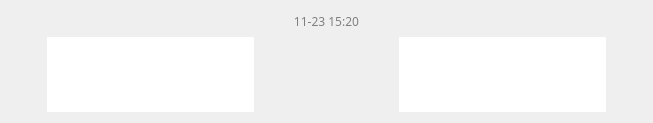
<?xml version="1.0" encoding="UTF-8"?>
<ui version="4.0">
 <class>STChatRecordItemClass</class>
 <widget class="QWidget" name="STChatRecordItemClass">
  <property name="geometry">
   <rect>
    <x>0</x>
    <y>0</y>
    <width>653</width>
    <height>123</height>
   </rect>
  </property>
  <property name="windowTitle">
   <string>STChatRecordItem</string>
  </property>
  <layout class="QVBoxLayout" name="verticalLayout">
   <item>
    <widget class="QLabel" name="lblTime">
     <property name="minimumSize">
      <size>
       <width>0</width>
       <height>20</height>
      </size>
     </property>
     <property name="maximumSize">
      <size>
       <width>16777215</width>
       <height>20</height>
      </size>
     </property>
     <property name="font">
      <font>
       <family>微软雅黑</family>
      </font>
     </property>
     <property name="styleSheet">
      <string notr="true">color: gray;</string>
     </property>
     <property name="text">
      <string>11-23 15:20</string>
     </property>
     <property name="alignment">
      <set>Qt::AlignCenter</set>
     </property>
    </widget>
   </item>
   <item>
    <widget class="QWidget" name="widget" native="true">
     <layout class="QHBoxLayout" name="horizontalLayout">
      <property name="spacing">
       <number>0</number>
      </property>
      <property name="leftMargin">
       <number>0</number>
      </property>
      <property name="topMargin">
       <number>0</number>
      </property>
      <property name="rightMargin">
       <number>0</number>
      </property>
      <property name="bottomMargin">
       <number>0</number>
      </property>
      <item>
       <widget class="QWidget" name="widget_3" native="true">
        <layout class="QHBoxLayout" name="horizontalLayout_2">
         <property name="spacing">
          <number>6</number>
         </property>
         <property name="leftMargin">
          <number>0</number>
         </property>
         <property name="topMargin">
          <number>0</number>
         </property>
         <property name="rightMargin">
          <number>0</number>
         </property>
         <property name="bottomMargin">
          <number>0</number>
         </property>
         <item>
          <widget class="QWidget" name="widget_2" native="true">
           <layout class="QVBoxLayout" name="verticalLayout_2">
            <property name="spacing">
             <number>0</number>
            </property>
            <property name="leftMargin">
             <number>0</number>
            </property>
            <property name="topMargin">
             <number>0</number>
            </property>
            <property name="rightMargin">
             <number>0</number>
            </property>
            <property name="bottomMargin">
             <number>0</number>
            </property>
            <item>
             <widget class="MaskLabel" name="lblChatRecordPicOther">
              <property name="minimumSize">
               <size>
                <width>30</width>
                <height>30</height>
               </size>
              </property>
              <property name="maximumSize">
               <size>
                <width>30</width>
                <height>30</height>
               </size>
              </property>
              <property name="styleSheet">
               <string notr="true"/>
              </property>
              <property name="text">
               <string/>
              </property>
             </widget>
            </item>
            <item>
             <spacer name="verticalSpacer">
              <property name="orientation">
               <enum>Qt::Vertical</enum>
              </property>
              <property name="sizeHint" stdset="0">
               <size>
                <width>20</width>
                <height>52</height>
               </size>
              </property>
             </spacer>
            </item>
           </layout>
          </widget>
         </item>
         <item>
          <widget class="QTextEdit" name="teMessageOther">
           <property name="maximumSize">
            <size>
             <width>207</width>
             <height>16777215</height>
            </size>
           </property>
           <property name="font">
            <font>
             <family>微软雅黑</family>
             <pointsize>12</pointsize>
             <weight>50</weight>
             <italic>false</italic>
             <bold>false</bold>
            </font>
           </property>
           <property name="styleSheet">
            <string notr="true">QTextEdit {
	border-radius: 3px;
    border-image: url(:/STSample/Resources/images/bubble_left.png);  /* The border image                    */
    border-top-width: 2px;
    border-right-width: 5px;
    border-bottom-width:2px;
    border-left-width: 5px;
	color: rgb(67, 69, 85);
}</string>
           </property>
           <property name="verticalScrollBarPolicy">
            <enum>Qt::ScrollBarAlwaysOff</enum>
           </property>
           <property name="horizontalScrollBarPolicy">
            <enum>Qt::ScrollBarAlwaysOff</enum>
           </property>
           <property name="readOnly">
            <bool>true</bool>
           </property>
           <property name="html">
            <string>&lt;!DOCTYPE HTML PUBLIC &quot;-//W3C//DTD HTML 4.0//EN&quot; &quot;http://www.w3.org/TR/REC-html40/strict.dtd&quot;&gt;
&lt;html&gt;&lt;head&gt;&lt;meta name=&quot;qrichtext&quot; content=&quot;1&quot; /&gt;&lt;style type=&quot;text/css&quot;&gt;
p, li { white-space: pre-wrap; }
&lt;/style&gt;&lt;/head&gt;&lt;body style=&quot; font-family:'微软雅黑'; font-size:12pt; font-weight:400; font-style:normal;&quot;&gt;
&lt;p style=&quot;-qt-paragraph-type:empty; margin-top:0px; margin-bottom:0px; margin-left:0px; margin-right:0px; -qt-block-indent:0; text-indent:0px;&quot;&gt;&lt;br /&gt;&lt;/p&gt;&lt;/body&gt;&lt;/html&gt;</string>
           </property>
           <property name="acceptRichText">
            <bool>false</bool>
           </property>
          </widget>
         </item>
         <item>
          <spacer name="horizontalSpacer_3">
           <property name="orientation">
            <enum>Qt::Horizontal</enum>
           </property>
           <property name="sizeHint" stdset="0">
            <size>
             <width>40</width>
             <height>20</height>
            </size>
           </property>
          </spacer>
         </item>
        </layout>
       </widget>
      </item>
      <item>
       <spacer name="horizontalSpacer">
        <property name="orientation">
         <enum>Qt::Horizontal</enum>
        </property>
        <property name="sizeHint" stdset="0">
         <size>
          <width>40</width>
          <height>20</height>
         </size>
        </property>
       </spacer>
      </item>
      <item>
       <widget class="QWidget" name="widget_4" native="true">
        <layout class="QHBoxLayout" name="horizontalLayout_3">
         <property name="leftMargin">
          <number>0</number>
         </property>
         <property name="topMargin">
          <number>0</number>
         </property>
         <property name="rightMargin">
          <number>0</number>
         </property>
         <property name="bottomMargin">
          <number>0</number>
         </property>
         <item>
          <spacer name="horizontalSpacer_2">
           <property name="orientation">
            <enum>Qt::Horizontal</enum>
           </property>
           <property name="sizeHint" stdset="0">
            <size>
             <width>40</width>
             <height>20</height>
            </size>
           </property>
          </spacer>
         </item>
         <item>
          <widget class="QTextEdit" name="teMessageSelf">
           <property name="maximumSize">
            <size>
             <width>207</width>
             <height>16777215</height>
            </size>
           </property>
           <property name="font">
            <font>
             <family>微软雅黑</family>
             <pointsize>12</pointsize>
             <weight>50</weight>
             <italic>false</italic>
             <bold>false</bold>
            </font>
           </property>
           <property name="styleSheet">
            <string notr="true">QTextEdit {
	border-radius: 3px;
    border-image: url(:/STSample/Resources/images/bubble_right.png);  /* The border image                    */
    border-top-width: 2px;
    border-right-width: 2px;
    border-bottom-width:2px;
    border-left-width: 2px;
	color: rgb(255, 255, 255);
}</string>
           </property>
           <property name="lineWidth">
            <number>1</number>
           </property>
           <property name="verticalScrollBarPolicy">
            <enum>Qt::ScrollBarAlwaysOff</enum>
           </property>
           <property name="horizontalScrollBarPolicy">
            <enum>Qt::ScrollBarAlwaysOff</enum>
           </property>
           <property name="sizeAdjustPolicy">
            <enum>QAbstractScrollArea::AdjustIgnored</enum>
           </property>
           <property name="readOnly">
            <bool>true</bool>
           </property>
           <property name="html">
            <string>&lt;!DOCTYPE HTML PUBLIC &quot;-//W3C//DTD HTML 4.0//EN&quot; &quot;http://www.w3.org/TR/REC-html40/strict.dtd&quot;&gt;
&lt;html&gt;&lt;head&gt;&lt;meta name=&quot;qrichtext&quot; content=&quot;1&quot; /&gt;&lt;style type=&quot;text/css&quot;&gt;
p, li { white-space: pre-wrap; }
&lt;/style&gt;&lt;/head&gt;&lt;body style=&quot; font-family:'微软雅黑'; font-size:12pt; font-weight:400; font-style:normal;&quot;&gt;
&lt;p style=&quot;-qt-paragraph-type:empty; margin-top:0px; margin-bottom:0px; margin-left:0px; margin-right:0px; -qt-block-indent:0; text-indent:0px;&quot;&gt;&lt;br /&gt;&lt;/p&gt;&lt;/body&gt;&lt;/html&gt;</string>
           </property>
           <property name="acceptRichText">
            <bool>false</bool>
           </property>
          </widget>
         </item>
         <item>
          <widget class="QWidget" name="widget_5" native="true">
           <layout class="QVBoxLayout" name="verticalLayout_3">
            <property name="spacing">
             <number>0</number>
            </property>
            <property name="leftMargin">
             <number>0</number>
            </property>
            <property name="topMargin">
             <number>0</number>
            </property>
            <property name="rightMargin">
             <number>0</number>
            </property>
            <property name="bottomMargin">
             <number>0</number>
            </property>
            <item>
             <widget class="MaskLabel" name="lblChatRecordPicSelf">
              <property name="minimumSize">
               <size>
                <width>30</width>
                <height>30</height>
               </size>
              </property>
              <property name="maximumSize">
               <size>
                <width>30</width>
                <height>30</height>
               </size>
              </property>
              <property name="styleSheet">
               <string notr="true"/>
              </property>
              <property name="text">
               <string/>
              </property>
             </widget>
            </item>
            <item>
             <spacer name="verticalSpacer_2">
              <property name="orientation">
               <enum>Qt::Vertical</enum>
              </property>
              <property name="sizeHint" stdset="0">
               <size>
                <width>20</width>
                <height>40</height>
               </size>
              </property>
             </spacer>
            </item>
           </layout>
          </widget>
         </item>
        </layout>
       </widget>
      </item>
     </layout>
    </widget>
   </item>
  </layout>
 </widget>
 <customwidgets>
  <customwidget>
   <class>MaskLabel</class>
   <extends>QLabel</extends>
   <header location="global">masklabel.h</header>
  </customwidget>
 </customwidgets>
 <resources>
  <include location="stsample.qrc"/>
 </resources>
 <connections/>
</ui>
